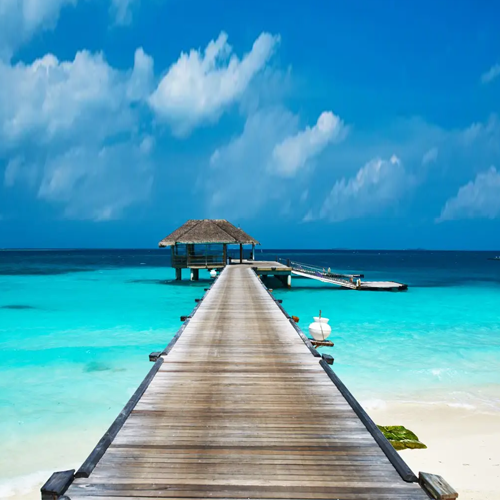
#> input picture images/1.png, 500 x 500 px
$ python -i gradient_map.py   (imports and definitions only)   (older library calls are emulated)
#> lines starting #> are read from the running program, lines starting #| are printed output that depends on the picture
#> further down, picture is the input picture: shape (500, 500, 3); mean B, G, R 187, 159.1, 80.5
#!/usr/bin/env python3
# _*_ coding: utf-8 _*_
# @Author : zxiaosi
# @Time : 2022/7/27 11:12
# @desc : 三种梯度图处理方法
# 参考：https://blog.csdn.net/Ms_X_Zi/article/details/96424896
import cv2
import numpy as np


def grad_map_sobel(img_flow: np.ndarray) -> np.ndarray:
    """
    图片梯度处理(边缘检测) -- Sobel滤波器

    :param img_flow: 图片流
    :return: 图片流
    """

    """
    cv2.Sobel 滤波器
    :param src: 图片流
    :param ddepth: 输出图片深度, -1:输出原图片深度
    :param dx: 横向滤波器类型
    :param dy: 纵向滤波器类型
    :param ksize: 滤波器大小, 3, 5, 7
    :param scale: 放缩比例
    :param delta: 偏差
    :param borderType: 边界处理方式
    :return: 图片流
    """
    grad_x = cv2.Sobel(img_flow, cv2.CV_64F, 1, 0)
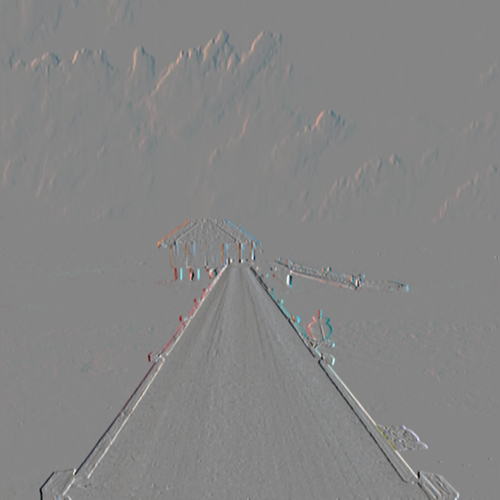
#> grad_x: shape (500, 500, 3) float64; mean B, G, R 0, -0.2, 0.1; drawn with min black and max white
    grad_y = cv2.Sobel(img_flow, cv2.CV_64F, 0, 1)
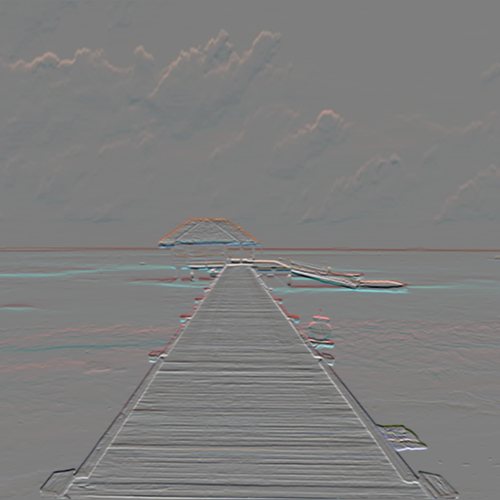
#> grad_y: shape (500, 500, 3) float64; mean B, G, R -0.9, 0.3, 2.1; drawn with min black and max white

    """
    cv2.convertScaleAbs 放缩
    :param src: 图片流
    :param alpha: 放缩比例
    :param beta: 偏差
    :return: 图片流
    """
    grad_abs_x = cv2.convertScaleAbs(grad_x)
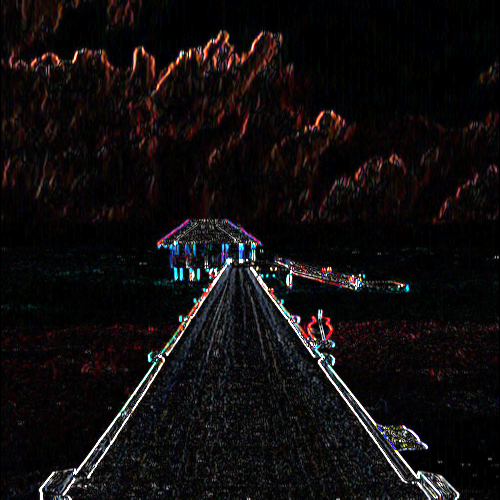
#> grad_abs_x: shape (500, 500, 3); mean B, G, R 14.4, 13.8, 16.7
    grad_abs_y = cv2.convertScaleAbs(grad_y)
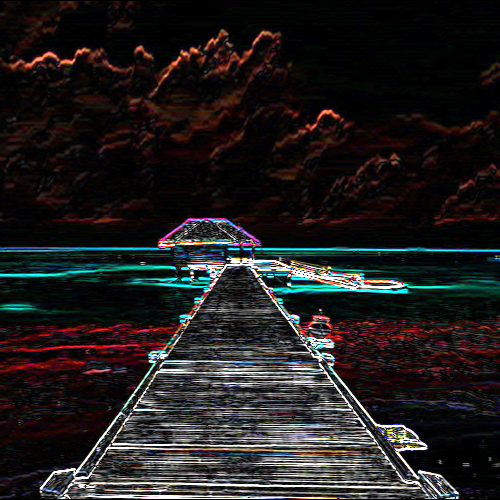
#> grad_abs_y: shape (500, 500, 3); mean B, G, R 30.5, 30.4, 32.9

    """
    cv2.addWeighted 混合
    :param src1: 图片流1
    :param alpha: 放缩比例1
    :param src2: 图片流2
    :param beta: 放缩比例2
    :param gamma: 偏差
    :return: 图片流
    """
    grad_xy = cv2.addWeighted(grad_abs_x, 0.5, grad_abs_y, 0.5, 0)
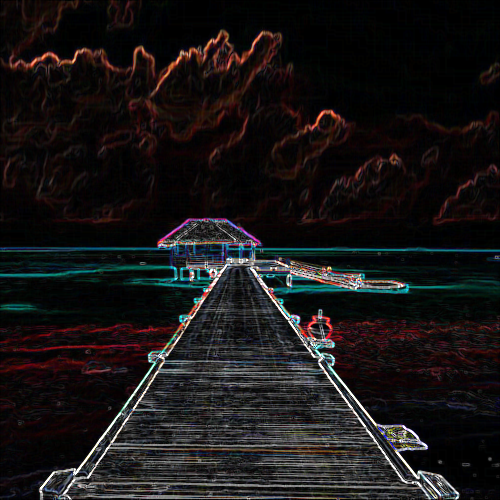
#> grad_xy: shape (500, 500, 3); mean B, G, R 22.4, 22.1, 24.8

    return grad_xy


# [76 lines left out: functions grad_map_scharr, grad_map_laplacian, not called in this run]

>>> import cv2
>>> picture = cv2.imread('images/1.png')
>>> result = grad_map_sobel(picture)
